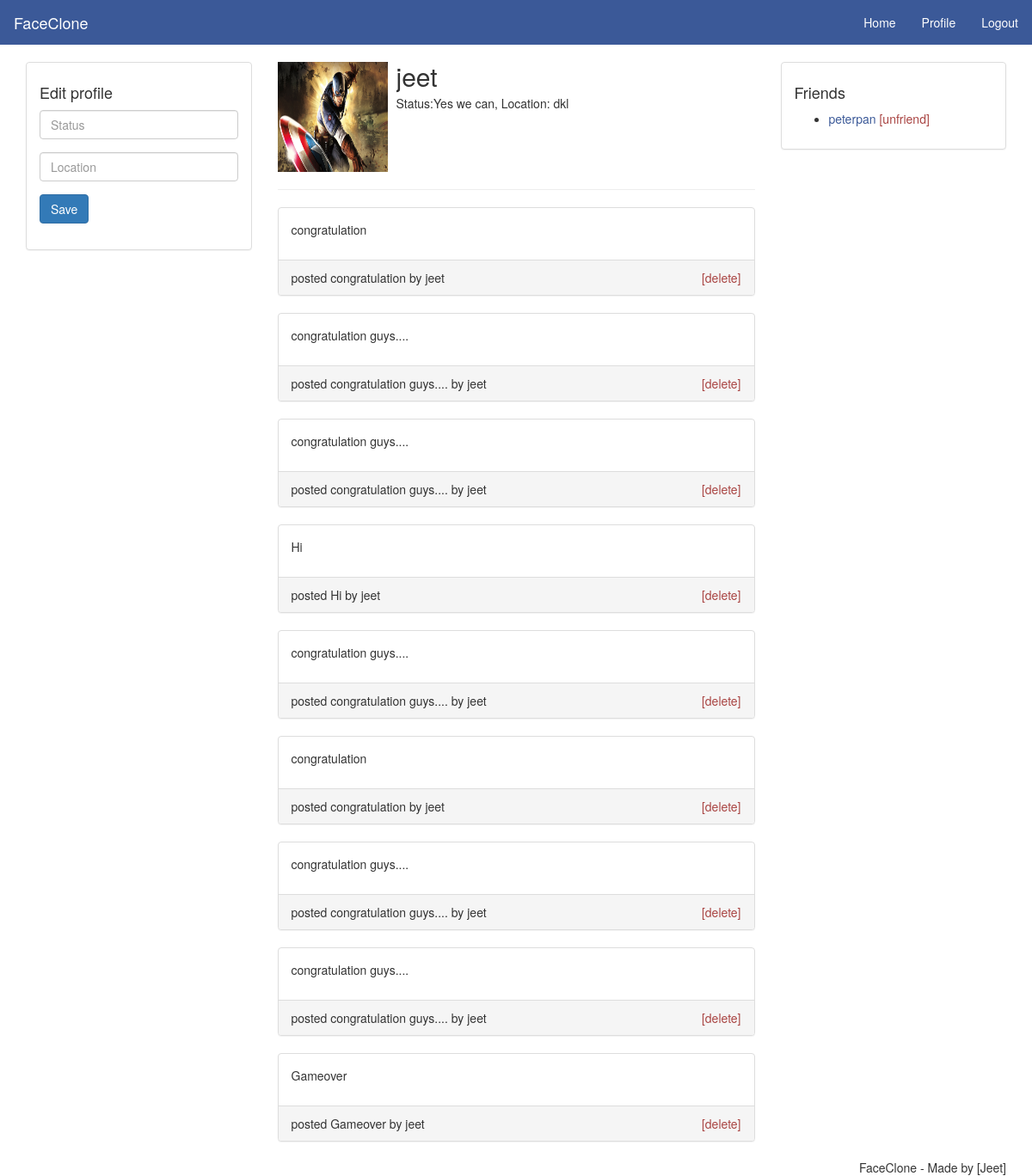
The app's page /profile (signed in) with its own data.
### social/models.py (models this page shows, shortened)
class UserProfile(models.Model):
    user=models.OneToOneField(User,on_delete=models.CASCADE)
    loc=models.CharField(max_length=20,blank=True)
    bio=models.TextField(max_length=300,blank=True)
    img=models.ImageField(upload_to='pics',default='avtar.jpg')

class UserPost(models.Model):
    user=models.ForeignKey(User,on_delete=models.CASCADE)
    post=models.TextField(max_length=300,blank=False)
    date=models.DateTimeField(auto_now_add=True)

### social/views.py (the view)
# urls.py: path('profile',views.profile,name='profile'),
@login_required(login_url='index')
def profile(request):
    user=request.user
    context={'user':user}
    posts=UserPost.objects.filter(user=user)
    context.update({"posts":posts})
    return render(request,"profile.html",context)

### templates/profile.html (shortened to what this page needs)
{% load static %}
<!DOCTYPE html>
<html>
<head>
  <link rel="stylesheet" type="text/css" href="{% static 'css/bootstrap.min.css' %}">
  <link rel="stylesheet" type="text/css" href="{% static 'css/style.css'%}">
<body>
  <nav class="navbar navbar-default">
    <div class="container-fluid">
      <div class="navbar-header">
        <a class="navbar-brand" href="{% url 'index' %}">FaceClone</a>
      </div>
      <ul class="nav navbar-nav navbar-right">
        <li><a href="{% url 'home' %}">Home</a></li>
        <li><a href="{% url 'profile' %}">Profile</a></li>
        <li><a href="{% url 'logout' %}">Logout</a></li>
      </ul>
    </div>
  </nav>
  <main class="container">
    <div class="row">
      <div class="col-md-3">
        <div class="panel panel-default">
          <div class="panel-body">
            <h4>Edit profile</h4>
            <form method="post" action="{% url 'update' %}">
              <div class="form-group">
                <input class="form-control" type="text" name="status" placeholder="Status" value="">
              </div>
              <div class="form-group">
                <input class="form-control" type="text" name="location" placeholder="Location" value="">
              </div>
              <div class="form-group">
                <input class="btn btn-primary" type="submit" name="update_profile" value="Save">
              </div>
            </form>
          </div>
        </div>
      </div>
      <div class="col-md-6">
        <div class="media">
          <div class="media-left">
            <img src="{{user.userprofile.img.url}}" class="media-object" style="width: 128px; height: 128px;">
          </div>
          <div class="media-body">
            <h2 class="media-heading">{{user.username}}</h2>
            <p>Status:{{user.userprofile.bio}}, Location: {{user.userprofile.loc}}</p>
          </div>
        </div>
        <hr>
        <div>
          {% for post in posts %}
          <div class="panel panel-default">
            <div class="panel-body">
              <p>{{post.post}}</p>
            </div>
            <div class="panel-footer">
              <span>posted {{post.post}} by {{post.user.username}}</span>
              <span class="pull-right"><a class="text-danger" href="#">[delete]</a></span>
            </div>
          </div>
          {% endfor %}
        </div>
      </div>
      <div class="col-md-3">
        <div class="panel panel-default">
          <div class="panel-body">
            <h4>Friends</h4>
            <ul>
              <li>
                <a href="#">peterpan</a>
                <a class="text-danger" href="#">[unfriend]</a>
              </li>
            </ul>
          </div>
        </div>
      </div>
    </div>
  </main>
  <footer class="container text-center">
    <ul class="nav nav-pills pull-right">
      <li>FaceClone - Made by [Jeet]</li>
    </ul>
  </footer>
</body>
</html>

### static/css/style.css (style rules this page uses)
a { color: #3b5998; }
.navbar { -webkit-border-radius: 0; -moz-border-radius: 0; border-radius: 0; }
.navbar-default { background-color: #3b5998; border-color: #3b5998; }
.navbar-default .navbar-brand { color: #fff; }
.navbar-default .navbar-nav>li>a { color: #fff; }

### records on screen
UserPost: post "congratulation", user.username "jeet"
UserPost: post "congratulation guys....", user.username "jeet"
UserPost: post "congratulation guys....", user.username "jeet"
UserPost: post "Hi", user.username "jeet"
UserPost: post "congratulation guys....", user.username "jeet"
UserPost: post "congratulation", user.username "jeet"
UserPost: post "congratulation guys....", user.username "jeet"
UserPost: post "congratulation guys....", user.username "jeet"
UserPost: post "Gameover", user.username "jeet"

### other values on screen
{{ user.username }} "jeet"
{{ user.userprofile.bio }} "Yes we can"
{{ user.userprofile.loc }} "dkl"
